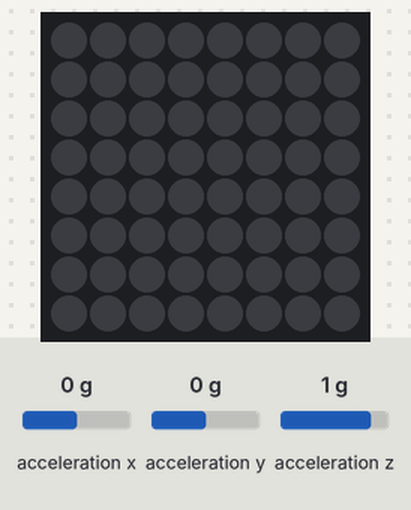
Recording of a program running on a simulated Raspberry Pi (BCM pin numbers) with a Sense HAT. Parts: the Sense HAT's 8×8 RGB LED matrix. The test bench sets the inputs (shaded band); at power-on: acceleration x 0 g, acceleration y 0 g, acceleration z 1 g. Dim RGB values are drawn brighter than linear; random numbers come from a fixed seed.

Above: at 1.2 s.
1.3 s: acceleration x set to 1.3 g
2.8 s: acceleration x set to 1.5 g
At 3.3 s:
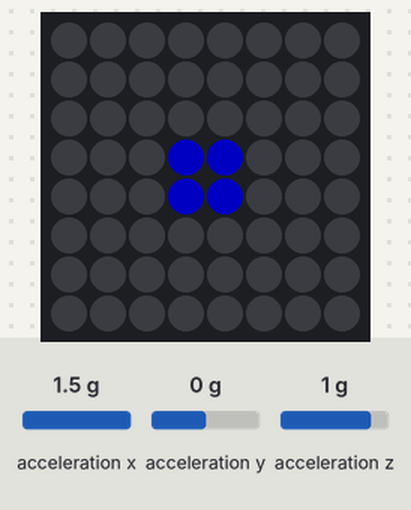
At 4.2 s:
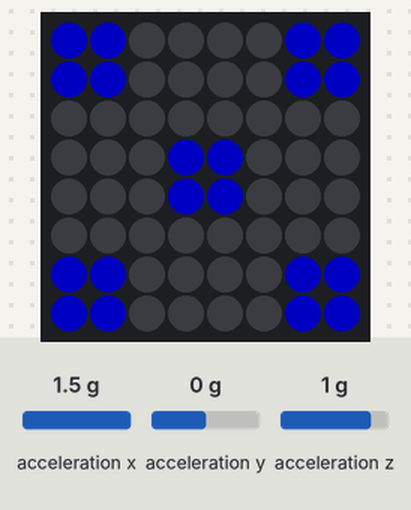
5.0 s: acceleration x set to -1.4 g
Timing chart, 0 to 8.0 s (numbered marks = the images above; inputs shaded):
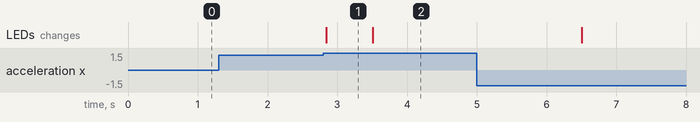

The program:

dice2.py
```python
import random
from time import sleep
from sense_hat import SenseHat

sense = SenseHat()
sense.set_imu_config(False, False, True)

O = [0, 0, 0]   #sets the background color
X = [0, 0, 90]  #sets the dot color

# sets images for each number
one = [
        O, O, O, O, O, O, O, O,
        O, O, O, O, O, O, O, O,
        O, O, O, O, O, O, O, O,
        O, O, O, X, X, O, O, O,
        O, O, O, X, X, O, O, O,
        O, O, O, O, O, O, O, O,
        O, O, O, O, O, O, O, O,
        O, O, O, O, O, O, O, O
        ]
two = [
        X, X, O, O, O, O, O, O,
        X, X, O, O, O, O, O, O,
        O, O, O, O, O, O, O, O,
        O, O, O, O, O, O, O, O,
        O, O, O, O, O, O, O, O,
        O, O, O, O, O, O, O, O,
        O, O, O, O, O, O, X, X,
        O, O, O, O, O, O, X, X
        ]
thr = [
        X, X, O, O, O, O, O, O,
        X, X, O, O, O, O, O, O,
        O, O, O, O, O, O, O, O,
        O, O, O, X, X, O, O, O,
        O, O, O, X, X, O, O, O,
        O, O, O, O, O, O, O, O,
        O, O, O, O, O, O, X, X,
        O, O, O, O, O, O, X, X
        ]
fou = [
        X, X, O, O, O, O, X, X,
        X, X, O, O, O, O, X, X,
        O, O, O, O, O, O, O, O,
        O, O, O, O, O, O, O, O,
        O, O, O, O, O, O, O, O,
        O, O, O, O, O, O, O, O,
        X, X, O, O, O, O, X, X,
        X, X, O, O, O, O, X, X
        ]
fiv = [
        X, X, O, O, O, O, X, X,
        X, X, O, O, O, O, X, X,
        O, O, O, O, O, O, O, O,
        O, O, O, X, X, O, O, O,
        O, O, O, X, X, O, O, O,
        O, O, O, O, O, O, O, O,
        X, X, O, O, O, O, X, X,
        X, X, O, O, O, O, X, X
        ]
six = [
        X, X, O, O, O, O, X, X,
        X, X, O, O, O, O, X, X,
        O, O, O, O, O, O, O, O,
        X, X, O, O, O, O, X, X,
        X, X, O, O, O, O, X, X,
        O, O, O, O, O, O, O, O,
        X, X, O, O, O, O, X, X,
        X, X, O, O, O, O, X, X
        ]
# creates the roll dice functions and iterates 500 random numbers before stopping giving the visualization it's 'rolling'
def roll_dice():
    i =0
    while (i < 500):
        sense.clear()
        num_img = [one, two, thr, fou, fiv, six]        #set the images in a list
        dice_num = random.randint(0,5)                  #generates random number between 0-5
        sense.set_pixels(num_img[dice_num])             #uses random number to pull from image list
        i += 1 #interates i

#uses the accelerometer sensors to intiated the roll dice function
while True:
    x, y, z, = list(sense.get_accelerometer_raw().values())

    x, y, z = abs(x), abs(y), abs(z) #set x y and z values to absolute values

    if x > 1.4 or y > 1.4 or z > 1.4:
        roll_dice()
        sleep(3)        #shows the dice/dots for 3 seconds before clearing the screen
        sense.clear() #rests the leds
```

Measured:
- the behaviour switches between 1.4 and 1.5 g on acceleration x (found by bisection; images 0 and 1)
- after the input at 1.3 s, every drawn part: stays the same
- after the input at 2.8 s, the LEDs: change at once (image 1)
- what the display in image 1 shows lasts 0.7 s, from 2.8 s to 3.5 s
